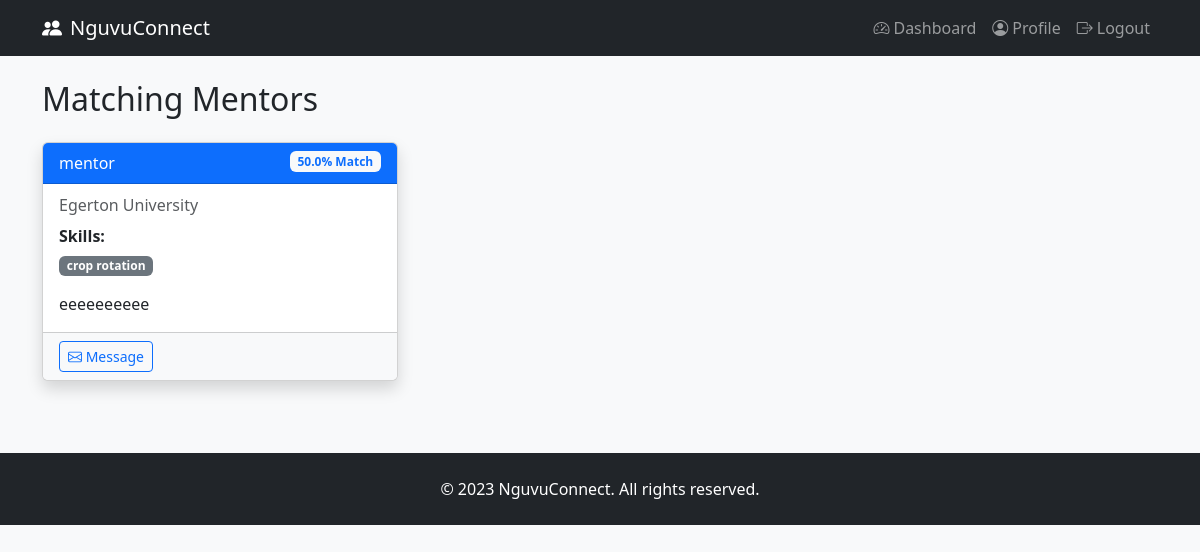
Screenshot of /matches (signed in) with the database file from the repository.
### app.py (models this page shows)
class User(UserMixin, db.Model):
    id = db.Column(db.Integer, primary_key=True)
    username = db.Column(db.String(80), unique=True, nullable=False)
    password = db.Column(db.String(200), nullable=False)
    role = db.Column(db.String(20))  # 'mentee' or 'mentor'
    education = db.Column(db.String(200))
    skills = db.Column(db.String(200))
    interests = db.relationship('Interest', secondary=user_interest, backref='users')
    bio = db.Column(db.Text)
    company = db.Column(db.String(100))
    created_at = db.Column(db.DateTime, default=datetime.utcnow)
    last_login = db.Column(db.DateTime)
    is_verified = db.Column(db.Boolean, default=False)

### app.py (the view)
@app.route('/matches')
@login_required
def matches():
    if current_user.role != 'mentee':
        return redirect(url_for('dashboard'))
    mentors = User.query.filter_by(role='mentor').all()
    matches = []
    for mentor in mentors:
        match_percent = calculate_match_percentage(current_user, mentor)
        if match_percent > 0:
            matches.append({
                'mentor': mentor,
                'match_percent': round(match_percent, 1)
            })
    matches.sort(key=lambda x: x['match_percent'], reverse=True)
    return render_template('matches.html', matches=matches)

### app.py (called while the page is built)
@login_manager.user_loader
def load_user(user_id):
    return User.query.get(int(user_id))

def calculate_match_percentage(mentee, mentor):
    mentee_interests = {interest.id for interest in mentee.interests}
    mentor_interests = {interest.id for interest in mentor.interests}
    common_interests = mentee_interests & mentor_interests
    total_mentee_interests = len(mentee_interests)
    if total_mentee_interests == 0:
        return 0
    return (len(common_interests) / total_mentee_interests) * 100

### templates/matches.html (shortened to what this page needs)
{% extends "base.html" %}
{% block content %}
<div class="container mt-4">
    <h2 class="mb-4">Matching Mentors</h2>
    <div class="row">
        {% for match in matches %}
        <div class="col-md-4 mb-4">
            <div class="card h-100 shadow">
                <div class="card-header bg-primary text-white">
                    {{ match.mentor.username }}
                    <span class="badge bg-light text-primary float-end">
                        {{ match.match_percent }}% Match
                    </span>
                </div>
                <div class="card-body">
                    {% if match.mentor.company %}
                    <h6 class="card-subtitle mb-2 text-muted">
                        {{ match.mentor.company }}
                    </h6>
                    {% endif %}
                    {% if match.mentor.skills %}
                    <div class="mb-3">
                        <strong>Skills:</strong>
                        <div class="d-flex flex-wrap gap-2 mt-2">
                            {% for skill in match.mentor.skills.split(',') %}
                            <span class="badge bg-secondary">{{ skill.strip() }}</span>
                            {% endfor %}
                        </div>
                    </div>
                    {% endif %}
                    {% if match.mentor.bio %}
                    <p class="card-text">{{ match.mentor.bio }}</p>
                    {% endif %}
                </div>
                <div class="card-footer bg-light">
                    <button class="btn btn-outline-primary btn-sm cursor-pointer">
                        <i class="bi bi-envelope"></i> Message
                    </button>
                </div>
            </div>
        </div>
        {% endfor %}
    </div>
</div>
{% endblock %}

### rows the page displays
User: mentor.username "mentor", mentor.company "Egerton University", strip "crop rotation", mentor.bio "eeeeeeeeee"

### other values shown
{{ match.match_percent }} "50.0"
